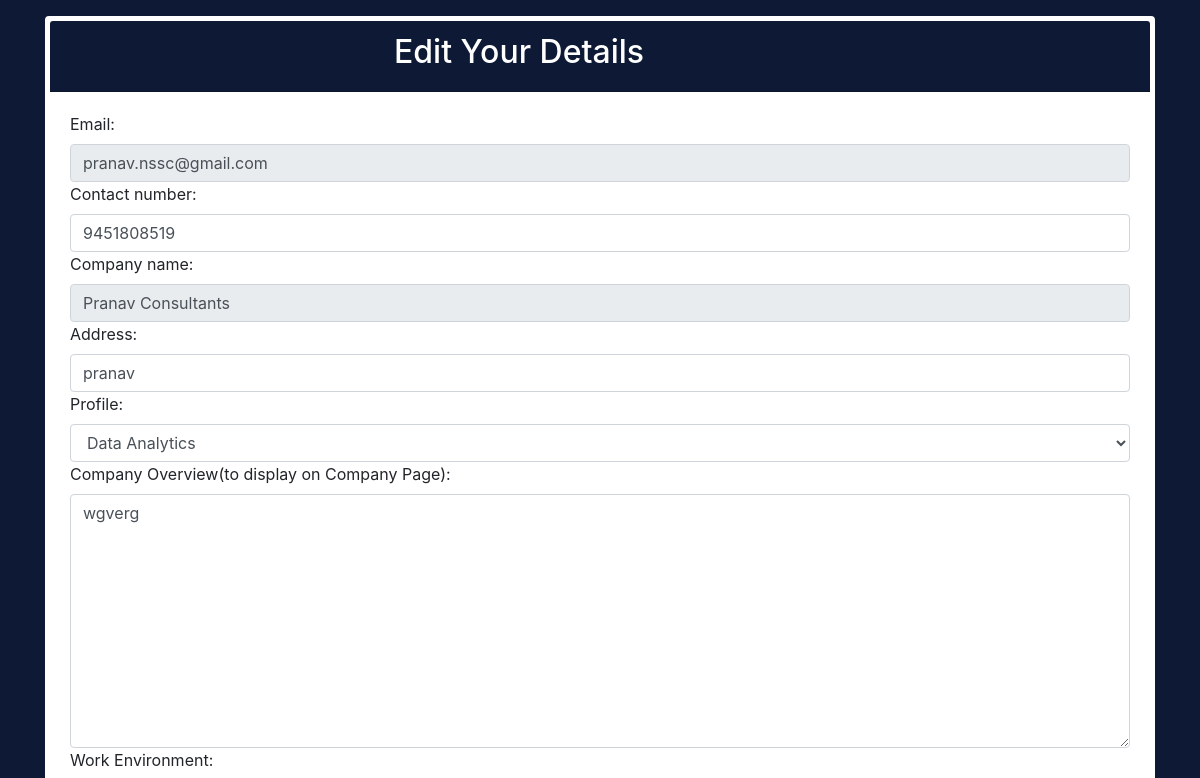
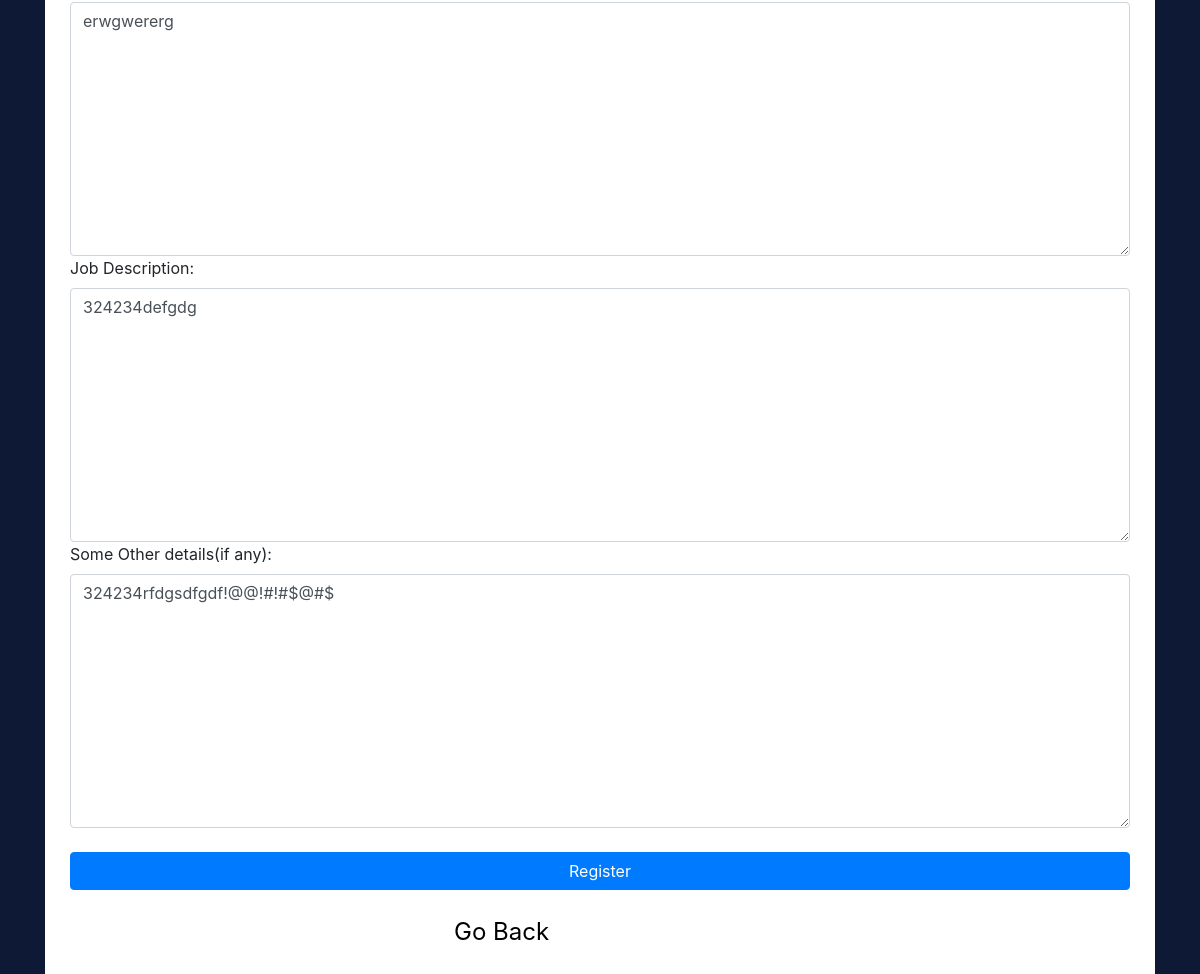
The app's page /company_edit_details/ (signed in) with its own data (2 pictures, top to bottom).
### accounts/models.py (models this page shows, shortened)
class User(AbstractUser): #user model defined which would be inherited by other models
    is_student=models.BooleanField(default=False) #to track if the user is student
    is_company=models.BooleanField(default=False) #to track if the user is company
    is_alumni=models.BooleanField(default=False) #to track if the user is alumni
    username = models.CharField(max_length=50,unique=True, default=uuid.uuid1) #username
    first_name = models.CharField(default = "demo",max_length=100) #first name
    last_name = models.CharField(default = "demo",max_length=100) #last name
    email = models.EmailField(unique=True) #email
    contact_number = models.CharField(max_length=10) #contact number
    REQUIRED_FIELDS = []#which fields are required fields
    def __str__(self): #this specifies how the user should be refered to in database
        return self.username

class Company(models.Model):
    user = models.OneToOneField(User, on_delete = models.CASCADE)
    company_name = models.CharField(max_length=70)
    address = models.CharField(max_length=100)
    profile = models.CharField(max_length=5,verbose_name="Select one Profile for which you want to recruit")
    overview = models.TextField(default="",verbose_name="Company Overview(to display on Company Page)",blank=True)
    work_environ = models.TextField(default="",verbose_name="Work Environment",blank=True)
    job_desc = models.TextField(default="",verbose_name="Job Description",blank=True)
    other_details = models.TextField(default="",verbose_name="Some Other details(if any)",blank=True)
    verify_doc = models.FileField(verbose_name="Upload your Verification Documents(Single PDF)",blank=True,null=True,default=None,upload_to='accounts/company_req')#upload to specifies location wherein the doc will be uploaded
    list_of_students = models.TextField(default="",verbose_name="List of Students applied",blank=True)
    list_of_short_students = models.TextField(default="",verbose_name="List of Students Shortlisted",blank=True)
    USERNAME_FIELD = 'email'

### accounts/views.py (the view, shortened to what this page needs)
# urls.py: path('company_edit_details/',views.editCompProfile.as_view(), name='company_edit'),
class editCompProfile(CreateView):
    model = Company
    form_class = CompanyEditForm
    template_name = '../templates/edit_details.html'
    def get(self,request):
        if(self.request.user.is_authenticated):
            user = User.objects.get(username = (self.request.user))
            company = Company.objects.get(user = user)
            values = {
                'email':user.email,
                'contact_number':user.contact_number,
                'company_name' : company.company_name,
                'address' : company.address,
                'profile' : company.profile,
                'overview' : company.overview,
                'work_environ' : company.work_environ,
                'job_desc' : company.job_desc,
                'other_details' : company.other_details
            }
            form = CompanyEditForm(values)
            form.fields['email'].widget.attrs['readonly']  =True
            form.fields['company_name'].widget.attrs['readonly']  =True
            return render(request,'../templates/edit_details.html',{'whereto':'company_edit','form':form})
        return redirect('/')

### accounts/form.py (shortened to what this page needs)
class CompanyEditForm(forms.ModelForm):
    email = forms.EmailField(required=True)
    contact_number = forms.CharField(max_length=12,required=True)
    company_name =forms.CharField(required=True)
    address = forms.CharField(required=True)
    profile = forms.ChoiceField(choices=Profiles_choices)
    overview = forms.Textarea(attrs={"cols": "35", "rows": "10"})
    work_environ = forms.Textarea(attrs={"cols": "35", "rows": "10"})
    job_desc = forms.Textarea(attrs={"cols": "35", "rows": "10"})
    other_details = forms.Textarea(attrs={"cols": "35", "rows": "10"})
    class Meta():
        model = Company
        fields = ['email','contact_number','company_name','address','profile','overview','work_environ','job_desc','other_details']

### templates/edit_details.html (shortened to what this page needs)
{% load widget_tweaks %}
<!DOCTYPE html>
<html lang="en">
<head>
  <link rel="stylesheet" href="https://stackpath.bootstrapcdn.com/bootstrap/4.1.1/css/bootstrap.min.css"
>
</head>
<body>
  <section>
    <div class="container">
      <div class="row">
        <div class="col-md-12 mx-auto">
          <div class="card" style="border:5px solid white;">
            <div class="card-header text-white" style="background-color:#0E1A35">
              <h2 style="margin-left:27vw">Edit Your Details</h2>
            </div>
            <div class="card-body">
              <form action="{% url whereto %}" enctype="multipart/form-data" method="POST">
                {% for field in form.visible_fields %}
                <div class="form-group">
                  {{ field.label_tag }}
                  {% render_field field class="form-control" %}
                  {% endfor %}
                  <input type="submit" value="Register" class="btn btn-block btn-primary my-4">
                </div>
              </form>
            </div>
          </div>
        </div>
      </div>
    </div>
    <a href="/" style="color:black; position:relative;left:32vw;font-size:1.5em;">Go
      Back</a>
  </section>
</body>
</html>

### templates/edit_details.html (style rules this page uses)
body { background: #0E1A35; padding-top: 2vh !important; padding-bottom: 2vh !important; }

### records on screen
User: email "pranav.nssc@gmail.com" "9451808519"
Company: company_name "Pranav Consultants" "pranav" "Data Analytics" "wgverg" "erwgwererg" "324234defgdg" "324234rfdgsdfgdf!@@!#!#$@#$"

### other values on screen
{{ field.label_tag }} "Email:" "Contact number:" "Company name:" "Address:" "Profile:" "Company Overview(to display on Company Page):" "Work Environment:" "Job Description:" "Some Other details(if any):"
